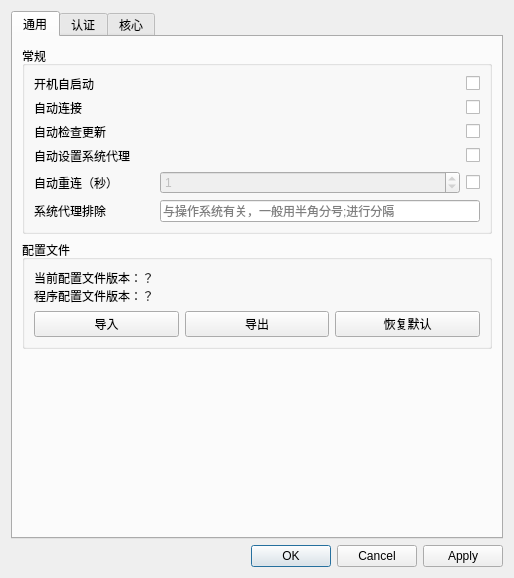
<?xml version="1.0" encoding="UTF-8"?>
<ui version="4.0">
 <class>SettingWindow</class>
 <widget class="QDialog" name="SettingWindow">
  <property name="geometry">
   <rect>
    <x>0</x>
    <y>0</y>
    <width>514</width>
    <height>578</height>
   </rect>
  </property>
  <property name="windowTitle">
   <string>设置</string>
  </property>
  <property name="styleSheet">
   <string notr="true"/>
  </property>
  <layout class="QVBoxLayout" name="verticalLayout">
   <item>
    <widget class="QTabWidget" name="tabWidget">
     <property name="locale">
      <locale language="Chinese" country="China"/>
     </property>
     <property name="currentIndex">
      <number>0</number>
     </property>
     <widget class="QWidget" name="generalTab">
      <attribute name="title">
       <string>通用</string>
      </attribute>
      <layout class="QGridLayout">
       <item row="7" column="0">
        <spacer name="commonTabVerticalSpacer">
         <property name="orientation">
          <enum>Qt::Orientation::Vertical</enum>
         </property>
         <property name="sizeHint" stdset="0">
          <size>
           <width>444</width>
           <height>108</height>
          </size>
         </property>
        </spacer>
       </item>
       <item row="3" column="0" rowspan="2">
        <widget class="QGroupBox" name="profileGroup">
         <property name="title">
          <string>配置文件</string>
         </property>
         <layout class="QGridLayout" name="gridLayout_5">
          <item row="1" column="1">
           <widget class="QPushButton" name="exportPushButton">
            <property name="text">
             <string>导出</string>
            </property>
           </widget>
          </item>
          <item row="0" column="0" colspan="3">
           <widget class="QLabel" name="configVersionLabel">
            <property name="text">
             <string>当前配置文件版本：？
程序配置文件版本：？</string>
            </property>
           </widget>
          </item>
          <item row="1" column="2">
           <widget class="QPushButton" name="resetDefaultPushButton">
            <property name="text">
             <string>恢复默认</string>
            </property>
           </widget>
          </item>
          <item row="1" column="0">
           <widget class="QPushButton" name="importPushButton">
            <property name="text">
             <string>导入</string>
            </property>
           </widget>
          </item>
         </layout>
        </widget>
       </item>
       <item row="1" column="0">
        <widget class="QGroupBox" name="commonGroup">
         <property name="title">
          <string>常规</string>
         </property>
         <layout class="QGridLayout" name="gridLayout_7">
          <item row="2" column="2">
           <widget class="QCheckBox" name="checkUpdateAfterStartCheckBox">
            <property name="text">
             <string/>
            </property>
           </widget>
          </item>
          <item row="0" column="2">
           <widget class="QCheckBox" name="autoStartCheckBox">
            <property name="text">
             <string/>
            </property>
           </widget>
          </item>
          <item row="4" column="0">
           <widget class="QLabel" name="zjuConnectTabLabel7">
            <property name="text">
             <string>自动重连（秒）</string>
            </property>
           </widget>
          </item>
          <item row="0" column="0">
           <widget class="QLabel" name="commonTabLable4">
            <property name="text">
             <string>开机自启动</string>
            </property>
           </widget>
          </item>
          <item row="4" column="2">
           <widget class="QCheckBox" name="autoReconnectCheckBox">
            <property name="text">
             <string/>
            </property>
            <property name="checked">
             <bool>false</bool>
            </property>
           </widget>
          </item>
          <item row="0" column="1" rowspan="4">
           <spacer name="horizontalSpacer_3">
            <property name="orientation">
             <enum>Qt::Orientation::Horizontal</enum>
            </property>
            <property name="sizeHint" stdset="0">
             <size>
              <width>0</width>
              <height>0</height>
             </size>
            </property>
           </spacer>
          </item>
          <item row="6" column="1" colspan="2">
           <widget class="QLineEdit" name="systemProxyBypassLineEdit">
            <property name="placeholderText">
             <string>与操作系统有关，一般用半角分号;进行分隔</string>
            </property>
           </widget>
          </item>
          <item row="1" column="0">
           <widget class="QLabel" name="commonTabLable5">
            <property name="text">
             <string>自动连接</string>
            </property>
           </widget>
          </item>
          <item row="6" column="0">
           <widget class="QLabel" name="zjuConnectTabLabel11">
            <property name="text">
             <string>系统代理排除</string>
            </property>
           </widget>
          </item>
          <item row="2" column="0">
           <widget class="QLabel" name="commonTabLable6">
            <property name="text">
             <string>自动检查更新</string>
            </property>
           </widget>
          </item>
          <item row="3" column="2">
           <widget class="QCheckBox" name="autoSetProxyCheckBox">
            <property name="text">
             <string/>
            </property>
           </widget>
          </item>
          <item row="1" column="2">
           <widget class="QCheckBox" name="connectAfterStartCheckBox">
            <property name="text">
             <string/>
            </property>
           </widget>
          </item>
          <item row="3" column="0">
           <widget class="QLabel" name="commonTabLable4_2">
            <property name="text">
             <string>自动设置系统代理</string>
            </property>
           </widget>
          </item>
          <item row="4" column="1">
           <widget class="QSpinBox" name="reconnectTimeSpinBox">
            <property name="enabled">
             <bool>false</bool>
            </property>
            <property name="maximum">
             <number>86400</number>
            </property>
            <property name="value">
             <number>1</number>
            </property>
           </widget>
          </item>
          <item row="7" column="0">
           <spacer name="horizontalSpacer_4">
            <property name="orientation">
             <enum>Qt::Orientation::Horizontal</enum>
            </property>
            <property name="sizeType">
             <enum>QSizePolicy::Policy::Preferred</enum>
            </property>
            <property name="sizeHint" stdset="0">
             <size>
              <width>120</width>
              <height>0</height>
             </size>
            </property>
           </spacer>
          </item>
         </layout>
        </widget>
       </item>
      </layout>
     </widget>
     <widget class="QWidget" name="loginTab">
      <attribute name="title">
       <string>认证</string>
      </attribute>
      <layout class="QGridLayout" name="gridLayout_9">
       <item row="2" column="0">
        <widget class="QGroupBox" name="authInfoGroupBox">
         <property name="title">
          <string>认证信息（aTrust）</string>
         </property>
         <layout class="QGridLayout" name="gridLayout_8">
          <item row="4" column="0">
           <widget class="QLabel" name="label_5">
            <property name="text">
             <string>手机号码</string>
            </property>
           </widget>
          </item>
          <item row="3" column="1" colspan="3">
           <widget class="QLineEdit" name="casLoginUrlLineEdit">
            <property name="enabled">
             <bool>false</bool>
            </property>
            <property name="text">
             <string/>
            </property>
            <property name="placeholderText">
             <string>可选，可自动生成，仅用于单点登录</string>
            </property>
           </widget>
          </item>
          <item row="2" column="2">
           <widget class="QRadioButton" name="casRadioButton">
            <property name="text">
             <string>单点认证</string>
            </property>
           </widget>
          </item>
          <item row="2" column="1">
           <widget class="QRadioButton" name="pswRadioButton">
            <property name="text">
             <string>密码</string>
            </property>
            <property name="checked">
             <bool>true</bool>
            </property>
           </widget>
          </item>
          <item row="3" column="0">
           <widget class="QLabel" name="label_4">
            <property name="text">
             <string>单点认证地址</string>
            </property>
           </widget>
          </item>
          <item row="1" column="0">
           <widget class="QLabel" name="label_2">
            <property name="text">
             <string>登录域</string>
            </property>
           </widget>
          </item>
          <item row="2" column="3">
           <widget class="QRadioButton" name="smsCheckCodeRadioButton">
            <property name="text">
             <string>短信验证</string>
            </property>
           </widget>
          </item>
          <item row="2" column="0">
           <widget class="QLabel" name="label_3">
            <property name="text">
             <string>认证方式</string>
            </property>
           </widget>
          </item>
          <item row="0" column="0" colspan="4">
           <widget class="QPushButton" name="authSelectPushButton">
            <property name="text">
             <string>获取认证方式</string>
            </property>
           </widget>
          </item>
          <item row="1" column="1" colspan="3">
           <widget class="QLineEdit" name="loginDomainLineEdit">
            <property name="text">
             <string/>
            </property>
            <property name="placeholderText">
             <string>可自动获取，默认 local</string>
            </property>
           </widget>
          </item>
          <item row="5" column="0">
           <spacer name="horizontalSpacer">
            <property name="orientation">
             <enum>Qt::Orientation::Horizontal</enum>
            </property>
            <property name="sizeType">
             <enum>QSizePolicy::Policy::Preferred</enum>
            </property>
            <property name="sizeHint" stdset="0">
             <size>
              <width>120</width>
              <height>0</height>
             </size>
            </property>
           </spacer>
          </item>
          <item row="4" column="1" colspan="3">
           <layout class="QHBoxLayout" name="horizontalLayout">
            <item>
             <widget class="QLabel" name="label_6">
              <property name="text">
               <string>+</string>
              </property>
             </widget>
            </item>
            <item>
             <widget class="QLineEdit" name="countryCodeLineEdit">
              <property name="enabled">
               <bool>false</bool>
              </property>
              <property name="maximumSize">
               <size>
                <width>45</width>
                <height>16777215</height>
               </size>
              </property>
              <property name="placeholderText">
               <string>国家</string>
              </property>
             </widget>
            </item>
            <item>
             <widget class="QLabel" name="label_7">
              <property name="text">
               <string>-</string>
              </property>
             </widget>
            </item>
            <item>
             <widget class="QLineEdit" name="phoneNumberLineEdit">
              <property name="enabled">
               <bool>false</bool>
              </property>
              <property name="placeholderText">
               <string>手机号码，仅用于短信验证</string>
              </property>
             </widget>
            </item>
           </layout>
          </item>
         </layout>
        </widget>
       </item>
       <item row="1" column="0">
        <widget class="QGroupBox" name="protocolGroupBox">
         <property name="title">
          <string>协议</string>
         </property>
         <layout class="QVBoxLayout" name="verticalLayout_2">
          <item>
           <widget class="QRadioButton" name="atrustRadioButton">
            <property name="text">
             <string>aTrust</string>
            </property>
            <property name="checked">
             <bool>true</bool>
            </property>
           </widget>
          </item>
          <item>
           <widget class="QRadioButton" name="easyconnectRadioButton">
            <property name="text">
             <string>EasyConnect</string>
            </property>
           </widget>
          </item>
         </layout>
        </widget>
       </item>
       <item row="4" column="0">
        <spacer name="verticalSpacer_2">
         <property name="orientation">
          <enum>Qt::Orientation::Vertical</enum>
         </property>
         <property name="sizeHint" stdset="0">
          <size>
           <width>20</width>
           <height>40</height>
          </size>
         </property>
        </spacer>
       </item>
       <item row="3" column="0">
        <widget class="QGroupBox" name="credentialGroup">
         <property name="title">
          <string>保存的信息</string>
         </property>
         <layout class="QGridLayout" name="gridLayout_6">
          <item row="3" column="2" colspan="2">
           <widget class="QLineEdit" name="totpSecretLineEdit">
            <property name="echoMode">
             <enum>QLineEdit::EchoMode::Password</enum>
            </property>
            <property name="placeholderText">
             <string>可选，以通过 TOTP 验证器</string>
            </property>
           </widget>
          </item>
          <item row="0" column="0">
           <widget class="QLabel" name="commonTabLable2">
            <property name="text">
             <string>账号</string>
            </property>
           </widget>
          </item>
          <item row="1" column="2" colspan="2">
           <widget class="QLineEdit" name="passwordLineEdit">
            <property name="echoMode">
             <enum>QLineEdit::EchoMode::Password</enum>
            </property>
            <property name="placeholderText">
             <string>VPN 密码</string>
            </property>
           </widget>
          </item>
          <item row="1" column="4">
           <widget class="QCheckBox" name="passwordVisibleCheckBox">
            <property name="text">
             <string/>
            </property>
           </widget>
          </item>
          <item row="0" column="2" colspan="3">
           <widget class="QLineEdit" name="usernameLineEdit">
            <property name="placeholderText">
             <string>VPN 账号</string>
            </property>
           </widget>
          </item>
          <item row="3" column="0">
           <widget class="QLabel" name="zjuConnectTabLabel6_2">
            <property name="text">
             <string>TOTP 密钥</string>
            </property>
           </widget>
          </item>
          <item row="4" column="0">
           <spacer name="horizontalSpacer_2">
            <property name="orientation">
             <enum>Qt::Orientation::Horizontal</enum>
            </property>
            <property name="sizeType">
             <enum>QSizePolicy::Policy::Preferred</enum>
            </property>
            <property name="sizeHint" stdset="0">
             <size>
              <width>120</width>
              <height>0</height>
             </size>
            </property>
           </spacer>
          </item>
          <item row="3" column="4">
           <widget class="QCheckBox" name="totpSecretVisibleCheckBox">
            <property name="text">
             <string/>
            </property>
           </widget>
          </item>
          <item row="1" column="0">
           <widget class="QLabel" name="commonTabLable3">
            <property name="text">
             <string>密码</string>
            </property>
           </widget>
          </item>
          <item row="5" column="0">
           <widget class="QLabel" name="certFileLabel">
            <property name="text">
             <string>证书文件</string>
            </property>
           </widget>
          </item>
          <item row="5" column="2">
           <widget class="QLineEdit" name="certFileLineEdit">
            <property name="placeholderText">
             <string>可选，p12/pfx 证书文件路径</string>
            </property>
           </widget>
          </item>
          <item row="5" column="3" colspan="2">
           <widget class="QPushButton" name="certFileBrowseButton">
            <property name="text">
             <string>浏览</string>
            </property>
           </widget>
          </item>
          <item row="6" column="0">
           <widget class="QLabel" name="certPasswordLabel">
            <property name="text">
             <string>证书密码</string>
            </property>
           </widget>
          </item>
          <item row="6" column="2" colspan="2">
           <widget class="QLineEdit" name="certPasswordLineEdit">
            <property name="echoMode">
             <enum>QLineEdit::EchoMode::Password</enum>
            </property>
            <property name="placeholderText">
             <string>可选，证书密码</string>
            </property>
           </widget>
          </item>
          <item row="6" column="4">
           <widget class="QCheckBox" name="certPasswordVisibleCheckBox">
            <property name="text">
             <string/>
            </property>
           </widget>
          </item>
         </layout>
        </widget>
       </item>
      </layout>
     </widget>
     <widget class="QWidget" name="zjuConnectTab">
      <attribute name="title">
       <string>核心</string>
      </attribute>
      <layout class="QGridLayout" name="gridLayout_3">
       <item row="15" column="0" colspan="4">
        <layout class="QGridLayout" name="gridLayout_4">
         <item row="0" column="1">
          <widget class="QCheckBox" name="keepAliveCheckBox">
           <property name="text">
            <string>定时保活</string>
           </property>
          </widget>
         </item>
         <item row="1" column="1">
          <widget class="QCheckBox" name="disableServerConfigCheckBox">
           <property name="text">
            <string>忽略服务器配置</string>
           </property>
          </widget>
         </item>
         <item row="3" column="0">
          <widget class="QCheckBox" name="tunCheckBox">
           <property name="text">
            <string>TUN 模式</string>
           </property>
          </widget>
         </item>
         <item row="0" column="2">
          <widget class="QCheckBox" name="outsideAccessCheckBox">
           <property name="text">
            <string>允许外部访问</string>
           </property>
          </widget>
         </item>
         <item row="1" column="0">
          <widget class="QCheckBox" name="skipDomainResourceCheckBox">
           <property name="text">
            <string>忽略域名资源</string>
           </property>
          </widget>
         </item>
         <item row="1" column="2">
          <widget class="QCheckBox" name="proxyAllCheckBox">
           <property name="text">
            <string>代理全部流量</string>
           </property>
          </widget>
         </item>
         <item row="3" column="1">
          <widget class="QCheckBox" name="routeCheckBox">
           <property name="toolTip">
            <string>TUN 模式下有效</string>
           </property>
           <property name="text">
            <string>设置路由（TUN）</string>
           </property>
          </widget>
         </item>
         <item row="0" column="0">
          <widget class="QCheckBox" name="multiLineCheckBox">
           <property name="text">
            <string>自动选择线路</string>
           </property>
           <property name="autoExclusive">
            <bool>false</bool>
           </property>
           <property name="tristate">
            <bool>false</bool>
           </property>
          </widget>
         </item>
         <item row="3" column="2">
          <widget class="QCheckBox" name="dnsHijackCheckBox">
           <property name="toolTip">
            <string>TUN 模式下有效</string>
           </property>
           <property name="text">
            <string>DNS 劫持（TUN）</string>
           </property>
          </widget>
         </item>
         <item row="4" column="0">
          <widget class="QCheckBox" name="fakeIPCheckBox">
           <property name="toolTip">
            <string>aTrust 协议 TUN 模式下有效</string>
           </property>
           <property name="text">
            <string>Fake IP（TUN）</string>
           </property>
          </widget>
         </item>
         <item row="4" column="1" colspan="2">
          <widget class="QCheckBox" name="tcpTunnelModeCheckBox">
           <property name="text">
            <string>禁用 L3 隧道（aTrust 兼容模式）</string>
           </property>
          </widget>
         </item>
         <item row="2" column="2">
          <widget class="QCheckBox" name="debugCheckBox">
           <property name="text">
            <string>核心调试</string>
           </property>
          </widget>
         </item>
         <item row="2" column="1">
          <widget class="QCheckBox" name="zjuDefaultCheckBox">
           <property name="text">
            <string>ZJU 默认配置</string>
           </property>
          </widget>
         </item>
         <item row="2" column="0">
          <widget class="QCheckBox" name="disableDNSCheckBox">
           <property name="text">
            <string>禁用内部 DNS</string>
           </property>
          </widget>
         </item>
        </layout>
       </item>
       <item row="0" column="1">
        <widget class="QLineEdit" name="serverAddressLineEdit">
         <property name="text">
          <string>trust.hitsz.edu.cn</string>
         </property>
        </widget>
       </item>
       <item row="7" column="1" colspan="3">
        <widget class="QSpinBox" name="httpPortSpinBox">
         <property name="maximum">
          <number>65535</number>
         </property>
         <property name="value">
          <number>11081</number>
         </property>
        </widget>
       </item>
       <item row="14" column="0" colspan="4">
        <widget class="Line" name="line">
         <property name="orientation">
          <enum>Qt::Orientation::Horizontal</enum>
         </property>
        </widget>
       </item>
       <item row="3" column="0">
        <widget class="QLabel" name="zjuConnectTabLabel8">
         <property name="text">
          <string>DNS 服务器</string>
         </property>
        </widget>
       </item>
       <item row="8" column="1" colspan="3">
        <widget class="QLineEdit" name="shadowsocksUrlLineEdit">
         <property name="placeholderText">
          <string>不填则不启用，格式：ss://chiper:password@server:port</string>
         </property>
        </widget>
       </item>
       <item row="3" column="2" colspan="2">
        <widget class="QCheckBox" name="dnsAutoCheckBox">
         <property name="text">
          <string>自动</string>
         </property>
        </widget>
       </item>
       <item row="4" column="0">
        <widget class="QLabel" name="zjuConnectTabLabel9">
         <property name="text">
          <string>备用 DNS</string>
         </property>
        </widget>
       </item>
       <item row="19" column="0" colspan="4">
        <spacer name="verticalSpacer">
         <property name="orientation">
          <enum>Qt::Orientation::Vertical</enum>
         </property>
         <property name="sizeHint" stdset="0">
          <size>
           <width>20</width>
           <height>40</height>
          </size>
         </property>
        </spacer>
       </item>
       <item row="5" column="1" colspan="3">
        <widget class="QSpinBox" name="dnsTTLSpinBox">
         <property name="maximum">
          <number>2147483647</number>
         </property>
         <property name="value">
          <number>3600</number>
         </property>
        </widget>
       </item>
       <item row="6" column="0">
        <widget class="QLabel" name="zjuConnectTabLabel5">
         <property name="text">
          <string>SOCKS5 代理端口</string>
         </property>
        </widget>
       </item>
       <item row="0" column="3">
        <widget class="QSpinBox" name="serverPortSpinBox">
         <property name="maximum">
          <number>65535</number>
         </property>
         <property name="value">
          <number>443</number>
         </property>
        </widget>
       </item>
       <item row="8" column="0">
        <widget class="QLabel" name="zjuConnectTabLabel10">
         <property name="text">
          <string>Shadowsocks 代理</string>
         </property>
        </widget>
       </item>
       <item row="9" column="0">
        <widget class="QLabel" name="zjuConnectTabLabel12">
         <property name="text">
          <string>节点优选间隔（秒）</string>
         </property>
        </widget>
       </item>
       <item row="6" column="1" colspan="3">
        <widget class="QSpinBox" name="socks5PortSpinBox">
         <property name="maximum">
          <number>65535</number>
         </property>
         <property name="value">
          <number>11080</number>
         </property>
        </widget>
       </item>
       <item row="7" column="0">
        <widget class="QLabel" name="zjuConnectTabLabel6">
         <property name="text">
          <string>HTTP 代理端口</string>
         </property>
        </widget>
       </item>
       <item row="9" column="1" colspan="3">
        <widget class="QSpinBox" name="updateBestNodesIntervalSpinBox">
         <property name="maximum">
          <number>2147483647</number>
         </property>
         <property name="value">
          <number>300</number>
         </property>
        </widget>
       </item>
       <item row="0" column="0">
        <widget class="QLabel" name="zjuConnectTabLabel1">
         <property name="text">
          <string>服务器地址</string>
         </property>
        </widget>
       </item>
       <item row="10" column="1" colspan="3">
        <widget class="QLineEdit" name="dialDirectProxyLineEdit">
         <property name="placeholderText">
          <string>直连情况下走的代理，支持：socks://... 或 http://...</string>
         </property>
        </widget>
       </item>
       <item row="3" column="1">
        <widget class="QLineEdit" name="dnsLineEdit">
         <property name="placeholderText">
          <string>勾选自动，否则不应留空</string>
         </property>
        </widget>
       </item>
       <item row="18" column="0" colspan="4">
        <widget class="QPushButton" name="portForwardingPushButton">
         <property name="text">
          <string>其他设置（端口转发、自定义参数等）</string>
         </property>
        </widget>
       </item>
       <item row="10" column="0">
        <widget class="QLabel" name="zjuConnectTabLabel6_3">
         <property name="text">
          <string>直连代理</string>
         </property>
        </widget>
       </item>
       <item row="4" column="1" colspan="3">
        <widget class="QLineEdit" name="secondaryDnsLineEdit">
         <property name="placeholderText">
          <string>不填则采用系统 DNS ，使用 DNS 劫持必须填写</string>
         </property>
        </widget>
       </item>
       <item row="0" column="2">
        <widget class="QLabel" name="label">
         <property name="text">
          <string>:</string>
         </property>
        </widget>
       </item>
       <item row="5" column="0">
        <widget class="QLabel" name="zjuConnectTabLabel9_2">
         <property name="text">
          <string>DNS TTL（秒）</string>
         </property>
        </widget>
       </item>
      </layout>
     </widget>
    </widget>
   </item>
   <item>
    <widget class="QDialogButtonBox" name="buttonBox">
     <property name="standardButtons">
      <set>QDialogButtonBox::StandardButton::Apply|QDialogButtonBox::StandardButton::Cancel|QDialogButtonBox::StandardButton::Ok</set>
     </property>
    </widget>
   </item>
  </layout>
 </widget>
 <tabstops>
  <tabstop>tabWidget</tabstop>
  <tabstop>usernameLineEdit</tabstop>
  <tabstop>passwordLineEdit</tabstop>
  <tabstop>totpSecretLineEdit</tabstop>
  <tabstop>certFileLineEdit</tabstop>
  <tabstop>certFileBrowseButton</tabstop>
  <tabstop>certPasswordLineEdit</tabstop>
  <tabstop>serverAddressLineEdit</tabstop>
  <tabstop>serverPortSpinBox</tabstop>
  <tabstop>dnsLineEdit</tabstop>
  <tabstop>secondaryDnsLineEdit</tabstop>
  <tabstop>socks5PortSpinBox</tabstop>
  <tabstop>httpPortSpinBox</tabstop>
  <tabstop>multiLineCheckBox</tabstop>
  <tabstop>keepAliveCheckBox</tabstop>
  <tabstop>outsideAccessCheckBox</tabstop>
  <tabstop>portForwardingPushButton</tabstop>
 </tabstops>
 <resources/>
 <connections>
  <connection>
   <sender>buttonBox</sender>
   <signal>rejected()</signal>
   <receiver>SettingWindow</receiver>
   <slot>reject()</slot>
   <hints>
    <hint type="sourcelabel">
     <x>239</x>
     <y>374</y>
    </hint>
    <hint type="destinationlabel">
     <x>242</x>
     <y>197</y>
    </hint>
   </hints>
  </connection>
  <connection>
   <sender>atrustRadioButton</sender>
   <signal>toggled(bool)</signal>
   <receiver>authInfoGroupBox</receiver>
   <slot>setEnabled(bool)</slot>
   <hints>
    <hint type="sourcelabel">
     <x>255</x>
     <y>72</y>
    </hint>
    <hint type="destinationlabel">
     <x>256</x>
     <y>186</y>
    </hint>
   </hints>
  </connection>
  <connection>
   <sender>casRadioButton</sender>
   <signal>toggled(bool)</signal>
   <receiver>casLoginUrlLineEdit</receiver>
   <slot>setEnabled(bool)</slot>
   <hints>
    <hint type="sourcelabel">
     <x>397</x>
     <y>221</y>
    </hint>
    <hint type="destinationlabel">
     <x>327</x>
     <y>247</y>
    </hint>
   </hints>
  </connection>
  <connection>
   <sender>dnsAutoCheckBox</sender>
   <signal>toggled(bool)</signal>
   <receiver>dnsLineEdit</receiver>
   <slot>setEnabled(bool)</slot>
   <hints>
    <hint type="sourcelabel">
     <x>445</x>
     <y>85</y>
    </hint>
    <hint type="destinationlabel">
     <x>282</x>
     <y>85</y>
    </hint>
   </hints>
  </connection>
  <connection>
   <sender>tunCheckBox</sender>
   <signal>toggled(bool)</signal>
   <receiver>routeCheckBox</receiver>
   <slot>setEnabled(bool)</slot>
   <hints>
    <hint type="sourcelabel">
     <x>108</x>
     <y>379</y>
    </hint>
    <hint type="destinationlabel">
     <x>256</x>
     <y>379</y>
    </hint>
   </hints>
  </connection>
  <connection>
   <sender>tunCheckBox</sender>
   <signal>toggled(bool)</signal>
   <receiver>dnsHijackCheckBox</receiver>
   <slot>setEnabled(bool)</slot>
   <hints>
    <hint type="sourcelabel">
     <x>108</x>
     <y>379</y>
    </hint>
    <hint type="destinationlabel">
     <x>405</x>
     <y>379</y>
    </hint>
   </hints>
  </connection>
  <connection>
   <sender>tunCheckBox</sender>
   <signal>toggled(bool)</signal>
   <receiver>fakeIPCheckBox</receiver>
   <slot>setEnabled(bool)</slot>
   <hints>
    <hint type="sourcelabel">
     <x>108</x>
     <y>379</y>
    </hint>
    <hint type="destinationlabel">
     <x>405</x>
     <y>410</y>
    </hint>
   </hints>
  </connection>
  <connection>
   <sender>autoReconnectCheckBox</sender>
   <signal>toggled(bool)</signal>
   <receiver>reconnectTimeSpinBox</receiver>
   <slot>setEnabled(bool)</slot>
   <hints>
    <hint type="sourcelabel">
     <x>463</x>
     <y>173</y>
    </hint>
    <hint type="destinationlabel">
     <x>311</x>
     <y>173</y>
    </hint>
   </hints>
  </connection>
  <connection>
   <sender>smsCheckCodeRadioButton</sender>
   <signal>toggled(bool)</signal>
   <receiver>countryCodeLineEdit</receiver>
   <slot>setEnabled(bool)</slot>
   <hints>
    <hint type="sourcelabel">
     <x>429</x>
     <y>239</y>
    </hint>
    <hint type="destinationlabel">
     <x>196</x>
     <y>297</y>
    </hint>
   </hints>
  </connection>
  <connection>
   <sender>smsCheckCodeRadioButton</sender>
   <signal>toggled(bool)</signal>
   <receiver>phoneNumberLineEdit</receiver>
   <slot>setEnabled(bool)</slot>
   <hints>
    <hint type="sourcelabel">
     <x>429</x>
     <y>239</y>
    </hint>
    <hint type="destinationlabel">
     <x>358</x>
     <y>297</y>
    </hint>
   </hints>
  </connection>
 </connections>
</ui>
